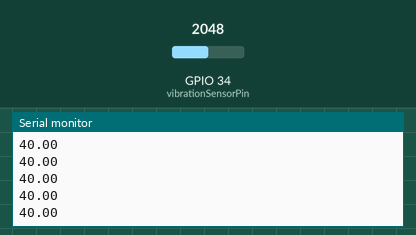
The sketch below on a simulated ESP32. Shown: the last lines printed to the serial monitor. The inputs (shaded band) are chosen by the test bench; at power-on: GPIO 34 (vibrationSensorPin) = 2048.

Above: at 1.2 s.
1.3 s: GPIO 34 (vibrationSensorPin) set to 2866
At 1.31 s:
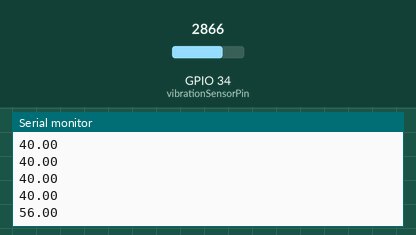
2.8 s: GPIO 34 (vibrationSensorPin) set to 3603
At 2.81 s:
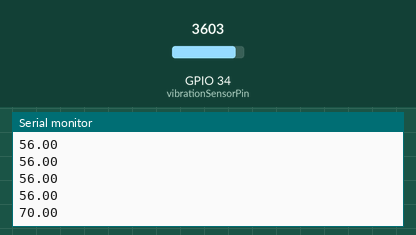
Timing chart, 0 to 5.8 s (numbered marks = the images above; inputs shaded):
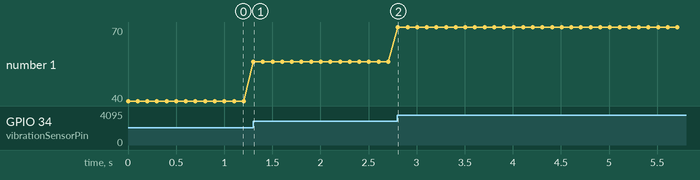

The sketch:

Vibration_Test.ino
```cpp
const int vibrationSensorPin = 34;
void setup() {
  // Initialize serial communication
  Serial.begin(9600);
  pinMode(vibrationSensorPin, INPUT);
  Serial.println("Vibration sensor test");
}
void loop() {
  int vibrationValue = analogRead(vibrationSensorPin);
  float vibrationMagnitude = map(vibrationValue, 0, 1023, 0, 20);
  Serial.println(vibrationMagnitude);
  delay(100);
}
```

Measured:
- after the input at 1.3 s, the serial monitor: prints a new line at once (image 1)
- after the input at 2.8 s, the serial monitor: prints a new line at once (image 2)
- plotted number 1: 40 → 56 after the input at 1.3 s, 56 → 70 after the input at 2.8 s
